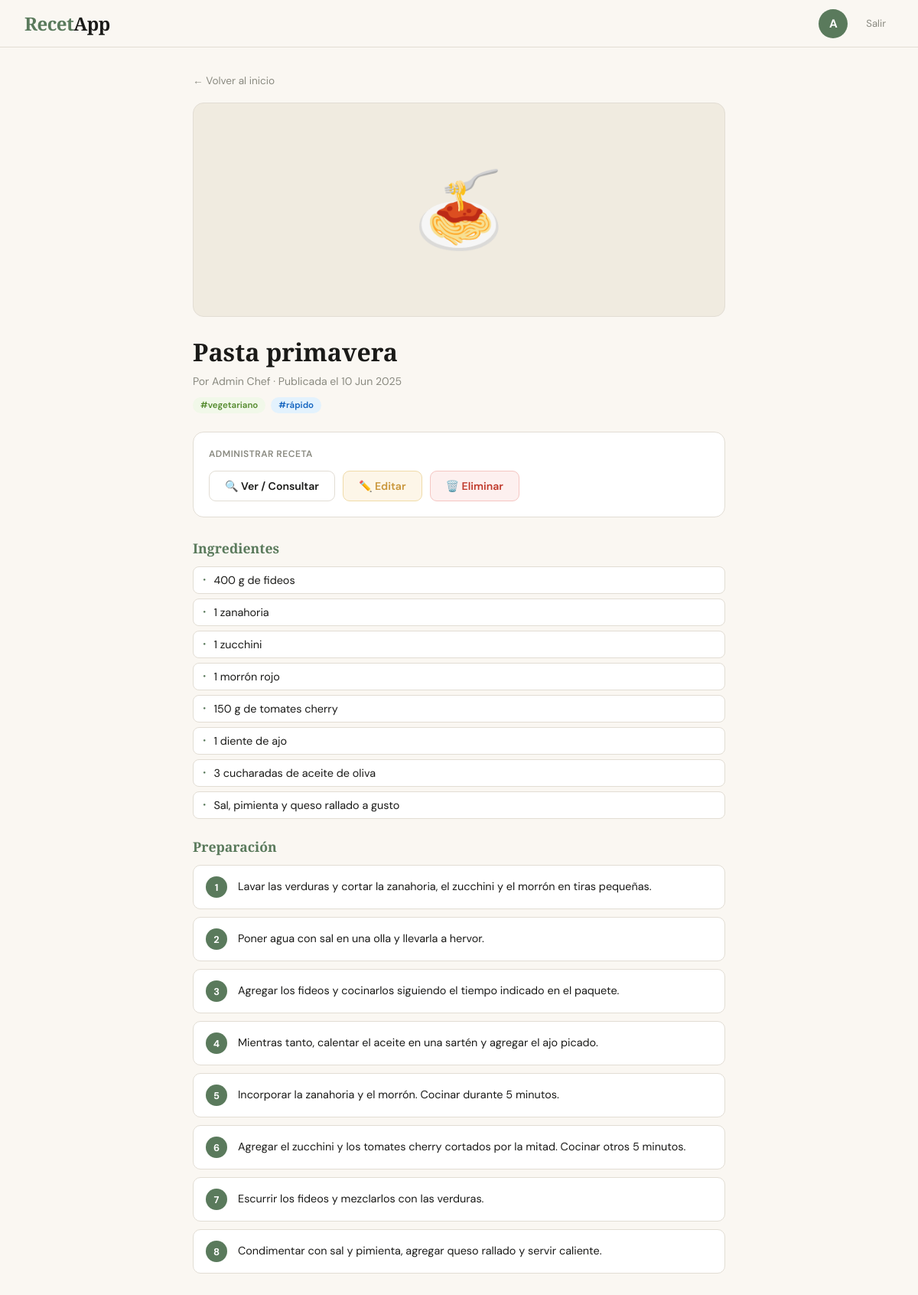
Screenshot of /receta/1/ (signed in) with the database file from the repository.
### recetas/models.py (models this page shows, shortened)
class Receta(models.Model):
    EMOJIS = [
        ("🍝", "🍝 Pasta"), ("🥗", "🥗 Ensalada"), ("🍕", "🍕 Pizza"),
        ("🍜", "🍜 Sopa"), ("🥘", "🥘 Guiso"), ("🧁", "🧁 Postre"),
        ("🍳", "🍳 Huevos"), ("🥩", "🥩 Carne"), ("🐟", "🐟 Pescado"),
        ("🫔", "🫔 Wrap"), ("🥟", "🥟 Empanadas"), ("🌮", "🌮 Tacos"),
        ("🍮", "🍮 Flan"), ("🍫", "🍫 Chocolate"), ("🍨", "🍨 Helado"),
        ("🥞", "🥞 Panqueques"), ("🍰", "🍰 Torta"), ("🍋", "🍋 Limón"),
        ("🥒", "🥒 Verdura"),
    ]
    nombre = models.CharField(max_length=120)
    emoji = models.CharField(max_length=8, choices=EMOJIS, default="🍝")
    ingredientes = models.TextField(
        help_text="Uno por línea. Una línea que empiece con '## ' es un subtítulo."
    )
    pasos = models.TextField(help_text="Uno por línea.")
    nota = models.TextField(blank=True)
    tags = models.ManyToManyField(Tag, blank=True, related_name="recetas")
    autor = models.ForeignKey(
        settings.AUTH_USER_MODEL, on_delete=models.CASCADE, related_name="recetas"
    )
    fecha = models.DateField(default=timezone.localdate)
    class Meta:
        ordering = ["id"]
    @property
    def ingredientes_lista(self):
        items = []
        for linea in self.ingredientes.splitlines():
            linea = linea.strip()
            if not linea:
                continue
            if linea.startswith("## "):
                items.append({"texto": linea[3:], "titulo": True})
            else:
                items.append({"texto": linea, "titulo": False})
        return items
    @property
    def pasos_lista(self):
        return [p.strip() for p in self.pasos.splitlines() if p.strip()]

class Tag(models.Model):
    nombre = models.CharField(max_length=30, unique=True)  # ej: "#rápido"
    slug = models.SlugField(max_length=30, unique=True)    # ej: "rapido" (clase CSS)
    class Meta:
        ordering = ["id"]
    def __str__(self):
        return self.nombre

### recetas/views.py (the view)
# urls.py: path("receta/<int:pk>/", views.detalle, name="detalle"),
@login_required
def detalle(request, pk):
    receta = get_object_or_404(
        Receta.objects.select_related("autor").prefetch_related("tags"), pk=pk
    )
    contexto = {
        "receta": receta,
        "form": RecetaForm(instance=receta),
        "puede_editar": _puede_editar(request.user, receta),
    }
    return render(request, "recetas/detalle.html", contexto)

### recetas/views.py (called while the page is built)
def _puede_editar(user, receta):
    return user.is_superuser or receta.autor_id == user.id

### recetas/templates/recetas/detalle.html (shortened to what this page needs)
{% extends "recetas/base.html" %}
{% block content %}
<div id="page-admin" class="page active">
  {% include "recetas/_navbar.html" %}
  <div class="admin-container">
    <a class="admin-back" href="{% url 'index' %}" style="text-decoration:none">← Volver al inicio</a>
    <div class="admin-img">{{ receta.emoji }}</div>
    <div class="admin-title">{{ receta.nombre }}</div>
    <div class="admin-meta">Por {{ receta.autor.get_full_name|default:receta.autor.username }} · Publicada el {{ receta.fecha|date:"j M Y" }}</div>
    <div class="admin-tags">
      {% for t in receta.tags.all %}<span class="tag tag-{{ t.slug }}">{{ t.nombre }}</span>{% endfor %}
    </div>
    <div class="admin-actions">
      <div class="admin-actions-title">Administrar receta</div>
      <a class="btn btn-outline" href="#admin-detalle" style="text-decoration:none">🔍 Ver / Consultar</a>
      {% if puede_editar %}
      <button type="button" class="btn btn-gold" data-open="overlay-editar">✏️ Editar</button>
      <button type="button" class="btn btn-red" data-open="overlay-eliminar">🗑️ Eliminar</button>
      {% endif %}
    </div>
    <div id="admin-detalle">
      <div class="recipe-section">
        <h3>Ingredientes</h3>
        <ul class="ingredient-list">
          {% for i in receta.ingredientes_lista %}
          <li{% if i.titulo %} class="ing-head"{% endif %}>{{ i.texto }}</li>
          {% endfor %}
        </ul>
      </div>
      <div class="recipe-section">
        <h3>Preparación</h3>
        <ol class="steps-list">
          {% for paso in receta.pasos_lista %}
          <li class="step-item"><div class="step-num">{{ forloop.counter }}</div><div class="step-txt">{{ paso }}</div></li>
          {% endfor %}
        </ol>
      </div>
    </div>
  </div>
</div>
{% endblock %}

### recetas/templates/recetas/_navbar.html (shortened to what this page needs)
<nav class="navbar">
  <a class="nav-logo" href="{% url 'index' %}" style="text-decoration:none">Recet<span>App</span></a>
  <div class="nav-right">
    <a class="avatar-btn" href="{% url 'perfil' %}" title="Mi perfil" style="text-decoration:none">{{ user.first_name|default:user.username|first|upper }}</a>
    <form class="logout-form" method="post" action="{% url 'logout' %}">
      <button type="submit" class="logout-btn">Salir</button>
    </form>
  </div>
</nav>

### recetas/static/recetas/css/style.css (style rules this page uses)
*, *::before, *::after { box-sizing: border-box; margin: 0; padding: 0; }
:root { --sage: #5a7a5c; --sage-lt: #8aab8c; --cream: #faf7f2; --warm: #f0ebe0; --ink: #1a1a18; --muted: #8a8a80; --border: #e2ddd4; --white: #ffffff; --red: #c0392b; --gold: #c9963a; --radius: 14px; --shadow: 0 4px 24px rgba(0,0,0,0.08); }
body { font-family: 'DM Sans', sans-serif; background: var(--cream); color: var(--ink); min-height: 100vh; }
.page { display: none; min-height: 100vh; }
.page.active { display: block; }
.btn { display: inline-flex; align-items: center; gap: 7px; padding: 10px 20px; border-radius: 9px; font-family: 'DM Sans', sans-serif; font-size: 0.88rem; font-weight: 600; cursor: pointer; border: none; transition: all 0.15s; }
.btn-outline { background: transparent; border: 1.5px solid var(--border); color: var(--ink); }
.btn-red { background: #fdf0ef; color: var(--red); border: 1.5px solid #f5c6c2; }
.btn-gold { background: #fdf6e8; color: var(--gold); border: 1.5px solid #f0dba8; }
.tag { display: inline-block; padding: 3px 10px; border-radius: 20px; font-size: 0.72rem; font-weight: 600; }
.tag-vegetariano { background: #f1f8e9; color: #558b2f; }
.tag-rapido { background: #e3f2fd; color: #1565c0; }
.navbar { position: sticky; top: 0; z-index: 200; background: rgba(250,247,242,0.92); backdrop-filter: blur(12px); border-bottom: 1px solid var(--border); display: flex; align-items: center; justify-content: space-between; padding: 0 32px; height: 62px; }
.nav-logo { font-family: 'Playfair Display', serif; font-size: 1.5rem; font-weight: 900; color: var(--sage); cursor: pointer; letter-spacing: -0.5px; }
.nav-logo span { color: var(--ink); }
.nav-right { display: flex; align-items: center; gap: 14px; }
.avatar-btn { width: 38px; height: 38px; border-radius: 50%; background: var(--sage); color: #fff; font-weight: 700; font-size: 0.95rem; border: none; cursor: pointer; display: flex; align-items: center; justify-content: center; transition: transform 0.15s, box-shadow 0.15s; }
.logout-btn { background: none; border: none; cursor: pointer; color: var(--muted); font-size: 0.82rem; font-family: 'DM Sans', sans-serif; padding: 6px 10px; border-radius: 7px; }
#page-admin { background: var(--cream); }
.admin-container { max-width: 760px; margin: 0 auto; padding: 32px; }
.admin-back { display: inline-flex; align-items: center; gap: 7px; color: var(--muted); font-size: 0.85rem; cursor: pointer; margin-bottom: 20px; background: none; border: none; font-family: 'DM Sans', sans-serif; }
.admin-img { width: 100%; height: 280px; border-radius: var(--radius); background: var(--warm); display: flex; align-items: center; justify-content: center; font-size: 6rem; margin-bottom: 24px; border: 1px solid var(--border); }
.admin-title { font-family: 'Playfair Display', serif; font-size: 2rem; font-weight: 900; margin-bottom: 8px; }
.admin-meta { color: var(--muted); font-size: 0.88rem; margin-bottom: 12px; }
.admin-tags { display: flex; flex-wrap: wrap; gap: 7px; margin-bottom: 24px; }
.admin-actions { display: flex; gap: 10px; margin-bottom: 28px; padding: 20px; background: var(--white); border-radius: var(--radius); border: 1px solid var(--border); flex-wrap: wrap; }
.admin-actions-title { width: 100%; font-size: 0.75rem; color: var(--muted); font-weight: 600; text-transform: uppercase; letter-spacing: 0.5px; margin-bottom: 4px; }
.recipe-section { margin-bottom: 24px; }
.recipe-section h3 { font-family: 'Playfair Display', serif; font-size: 1.1rem; font-weight: 700; margin-bottom: 12px; color: var(--sage); }
.ingredient-list { list-style: none; display: flex; flex-direction: column; gap: 6px; }
.ingredient-list li { display: flex; align-items: center; gap: 10px; font-size: 0.9rem; padding: 8px 12px; background: var(--white); border-radius: 8px; border: 1px solid var(--border); }
.ingredient-list li::before { content: '·'; color: var(--sage); font-size: 1.4rem; line-height: 0; }
.steps-list { list-style: none; display: flex; flex-direction: column; gap: 10px; }
.step-item { display: flex; gap: 14px; background: var(--white); border-radius: 10px; border: 1px solid var(--border); padding: 14px 16px; }
.step-num { width: 28px; height: 28px; border-radius: 50%; background: var(--sage); color: #fff; font-weight: 700; font-size: 0.8rem; display: flex; align-items: center; justify-content: center; flex-shrink: 0; }
.step-txt { font-size: 0.9rem; line-height: 1.5; padding-top: 3px; }
.logout-form { display:inline; }

### rows the page displays
Receta: emoji "🍝", nombre "Pasta primavera", autor.get_full_name "Admin Chef", fecha "10 Jun 2025"
Tag: nombre "#vegetariano"
Tag: nombre "#rápido"

### other values shown
{{ user.first_name|default:user.username|first|upper }} "A"
{{ i.texto }} "400 g de fideos" "1 zanahoria" "1 zucchini" "1 morrón rojo" "150 g de tomates cherry" "1 diente de ajo" "3 cucharadas de aceite de oliva" "Sal, pimienta y queso rallado a gusto"
{{ paso }} "Lavar las verduras y cortar la zanahoria, el zucchini y el morrón en tiras pequeñas." "Poner agua con sal en una olla y llevarla a hervor." "Agregar los fideos y cocinarlos siguiendo el tiempo indicado en el paquete." "Mientras tanto, calentar el aceite en una sartén y agregar el ajo picado." "Incorporar la zanahoria y el morrón. Cocinar durante 5 minutos." "Agregar el zucchini y los tomates cherry cortados por la mitad. Cocinar otros 5 minutos." "Escurrir los fideos y mezclarlos con las verduras." "Condimentar con sal y pimienta, agregar queso rallado y servir caliente."
